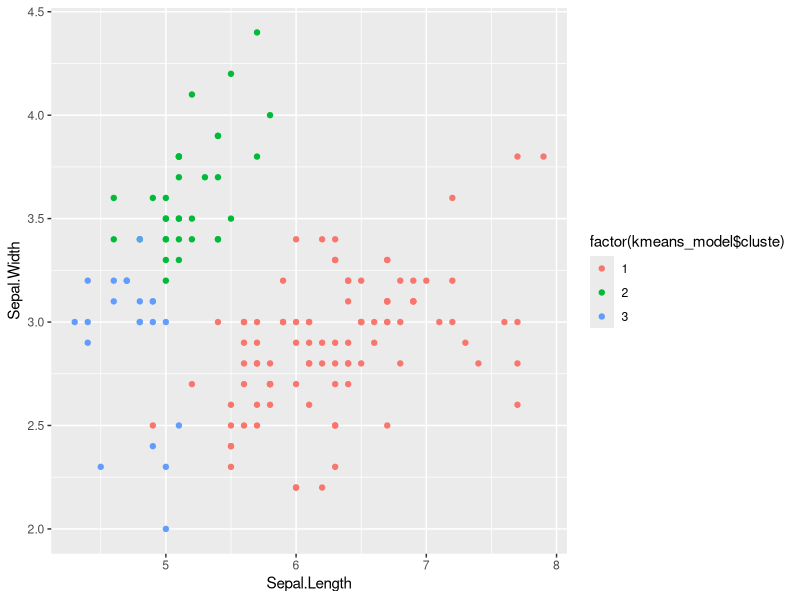

Here is the R script that generated this plot:
# Load a dataset
data(iris)
# Select the variables to be used for clustering
x <- iris[, c("Sepal.Length", "Sepal.Width", "Petal.Length", "Petal.Width")]
# Perform K-means clustering with K=3
kmeans_model <- kmeans(x, centers = 3)
# Print the results
kmeans_model
# Create a scaƩerplot of the first two variables with points colored by cluster
library(ggplot2)
ggplot(iris,aes(x=Sepal.Length,y=Sepal.Width,color=factor(kmeans_model$cluste))
) +geom_point()
